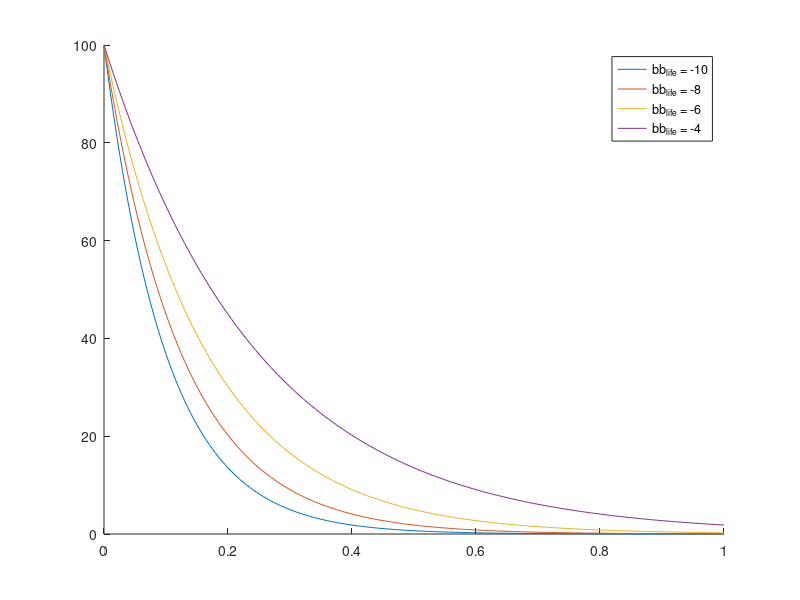

Write MATLAB code to recreate this figure. (Note: this script raises an error after producing the figure.)

lifeMult = 100;
lambdas = -10:2:-4;
lifeLeft = 0:0.005:1;


%figure('Renderer', 'painters', 'Position', [100 300 900 700]); 
figure('Position',[300 300 700 600])
hold on;
for iLam = 1:length(lambdas)
    lifeDat(:,iLam) = lifeMult * exp(lambdas(iLam) .* lifeLeft);
    plot(lifeLeft,lifeDat(:,iLam),'DisplayName',sprintf('\x03bb_{life} = %+d',lambdas(iLam)))
end
lgd1 = legend;
lgd1.FontSize = 13;
%figure; plot(lifeLeft,lifeDat)
grid on;
xlabel('Life Remaining','FontSize',14)
ylabel('Lifetime Score','FontSize',14)
title('Remaining Life Score Functions','FontSize',15)



%fprintf('\x03bb %g\t', 10)
betaLambda = -10:2:-4;
betaPref = 20;
betaReal = -90:1:90;
lightMult = 100;



%figure('Renderer', 'painters', 'Position', [100 300 900 700]);  
figure('Position',[300 300 700 600])
hold on;

for iLight = 1:length(betaLambda)
    lightScore(:,iLight) = lightMult * exp(betaLambda(iLight) * ( abs(betaPref - betaReal)) / 180);
    plot(betaReal,lightScore(:,iLight),'DisplayName',sprintf('\x03bb_{light} = %+d',betaLambda(iLight)))
end

legend
lgd2 = legend;
lgd2.FontSize = 13;
xlim([-90,90])
grid on;
xlabel('Beta Angle (deg)','FontSize',13)
ylabel('Lighting Score','FontSize',13)
title('Lighting Score Functions','FontSize',14)


%% Delta V cost function

%dvMultiplier
lambdaDV = -10:2:-4;
remainingDV = [0:0.05:1];
dvMultiplier = 100;

%penalty = dvMultiplier * exp(lambdaDV * remainingDV)
numDvLams = length(lambdaDV);

figure('Position',[300 300 700 600])
hold on;

for idV = 1:numDvLams
    penaltyVal(:,idV) = dvMultiplier * exp(lambdaDV(idV) * remainingDV);
    %lightScore(:,idV) = lightMult * exp(betaLambda(idV) * ( abs(betaPref - betaReal)) / 180);
    plot(remainingDV,penaltyVal(:,idV),'DisplayName',sprintf('\x03bb_\x0394_V = %+d',lambdaDV(idV)))
    
%     plot(remainingDV,penaltyVal(:,idV))
%     legendCell{idV,1} = {['\lambda_{\DeltaV} =' num2str(lambdaDV(idV))]};
%     
%     legend_cell{idV,1}=num2str(cell2mat(legendCell{idV,1}));
end

%legend(legend_cell{1:numDvLams});

legend
lgd2 = legend;
lgd2.FontSize = 13;
xlim([0,1])
grid on;
xlabel('Remaining \DeltaV Capacity (f_{\DeltaV})','FontSize',13)
ylabel('\DeltaV Cost','FontSize',13)
title('\DeltaV Cost Functions','FontSize',14)
























